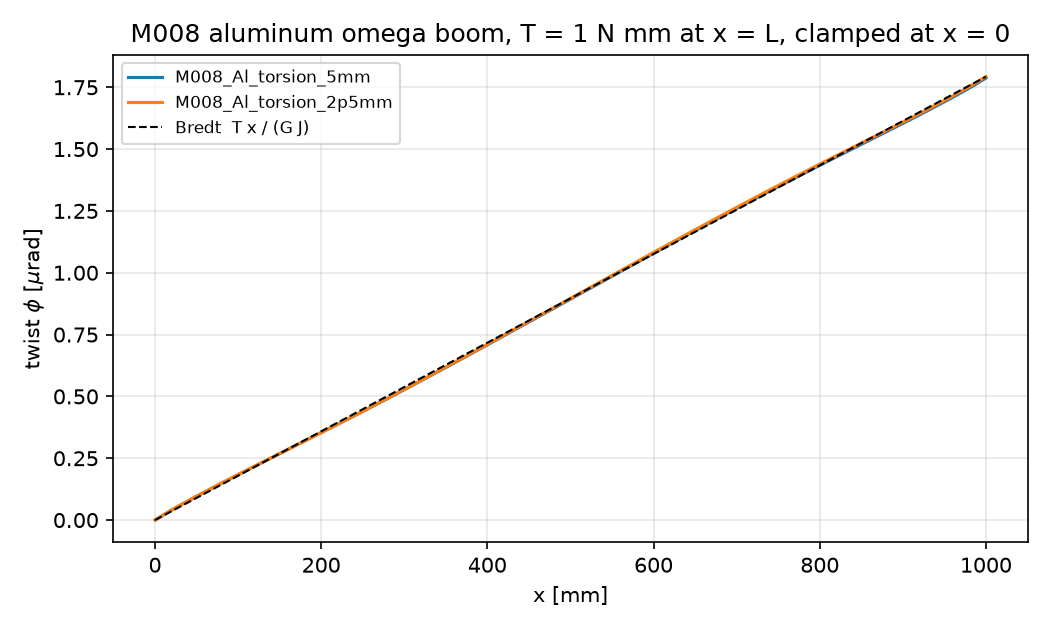

Here is the Python script that generated this plot:
"""Twist profile of the M008 aluminum omega boom under a 1 N*mm tip torque.

  python twist_profile.py results/<name>.npz [more .npz ...] [--abaqus <job>_odb.npz ...]

For every x station of the shell nodes the section rotation phi(x) about x is the
least-squares rigid in-plane rotation of that station's nodes:
  phi = sum[(y - yc)(uz - uz_mean) - (z - zc)(uy - uy_mean)] / sum[(y - yc)^2 + (z - zc)^2]
(so it does not depend on where the torque is applied or on the rotation centre).
Also prints the rigid-end node rotation rx (OpenSees) and the Bredt closed-cell
hand check  phi_tip = T L / (G J),  J = 4 A^2 t / (s_upper + s_lower)  (tabs neglected).
Writes twist_profile.png and twist_profile.csv next to this script.
"""
import json
import sys
from pathlib import Path

import numpy as np

HERE = Path(__file__).resolve().parent
T, L, E, NU, t = 1.0, 1000.0, 69000.0, 0.33, 0.1
G = E / (2 * (1 + NU))


def station_twist(points, disp, tol=1e-6):
    x = points[:, 0]
    xs = np.unique(np.round(x, 6))
    phi = []
    for xi in xs:
        k = np.abs(x - xi) < tol + 1e-9 * L
        y, z = points[k, 1], points[k, 2]
        uy, uz = disp[k, 1], disp[k, 2]
        dy, dz = y - y.mean(), z - z.mean()
        phi.append(np.sum(dy * (uz - uz.mean()) - dz * (uy - uy.mean())) / np.sum(dy**2 + dz**2))
    return xs, np.array(phi)


def bredt(npz):
    """Enclosed area from the flange strips of the first x station of an OpenSees results file."""
    d = np.load(npz, allow_pickle=True)
    m = json.loads(str(d['meta']))
    labels = m['strip_label']
    nx, P, faces = m['nx'], d['points'], d['faces']
    upper = lower = 0.0
    s_up = s_lo = 0.0
    for k, lab in enumerate(labels):
        if lab != 'flange':
            continue
        f = faces[k * nx]
        a, b = [n for n in f if abs(P[n, 0]) < 1e-9][:2]
        (y1, z1), (y2, z2) = P[a, 1:], P[b, 1:]
        sa = 0.5 * (y1 * z2 - y2 * z1)
        ds = np.hypot(y2 - y1, z2 - z1)
        if z1 + z2 > 0:
            upper += sa; s_up += ds
        else:
            lower += sa; s_lo += ds
    A = abs(upper) + abs(lower)
    J = 4 * A**2 * t / (s_up + s_lo)
    return A, s_up, s_lo, J


def load(npz):
    d = np.load(npz, allow_pickle=True)
    keys = set(d.files)
    P = d['points'] if 'points' in keys else d['coords']
    U = d['disp'] if 'disp' in keys else d['U']
    return d, P, U


def main():
    args = sys.argv[1:]
    runs = []
    for a in args:
        if a == '--abaqus':
            continue
        d, P, U = load(a)
        shell = np.ones(len(P), bool)
        tip_rx = None
        if 'meta' in d.files:
            m = json.loads(str(d['meta']))
            rig = m.get('rigid', {}).get('xL')
            if rig is not None:
                idx = int(np.where(d['node_tags'] == rig)[0][0])
                tip_rx = U[idx, 3]
                shell[idx] = False
        xs, phi = station_twist(P[shell], U[shell])
        runs.append((Path(a).stem, xs, phi, tip_rx))

    ops_npz = next((a for a in args if 'results' in a.replace('\\', '/')), None)
    if ops_npz:
        A, s_up, s_lo, J = bredt(ops_npz)
        phi_ref = T * L / (G * J)
        print(f'Bredt: A = {A:.2f} mm^2, s_upper = {s_up:.2f}, s_lower = {s_lo:.2f} mm, '
              f'J = {J:.4g} mm^4, G = {G:.1f} MPa, GJ = {G * J:.4g} N mm^2, phi_tip = {phi_ref:.6e} rad')
    else:
        phi_ref = None
    for name, xs, phi, rx in runs:
        line = f'{name}: phi(L) station fit = {phi[-1]:.6e} rad'
        if rx is not None:
            line += f', rigid-end rx = {rx:.6e} rad'
        if phi_ref:
            line += f'  ({phi[-1] / phi_ref - 1:+.2%} vs Bredt)'
        k = np.argmin(abs(xs - L / 2))
        line += f'; phi(L/2) = {phi[k]:.6e}, GJ_eff = {T * L / phi[-1]:.5g} N mm^2'
        print(line)

    import matplotlib
    matplotlib.use('Agg')
    import matplotlib.pyplot as plt
    fig, ax = plt.subplots(figsize=(7, 4.2))
    for name, xs, phi, _ in runs:
        ax.plot(xs, phi * 1e6, label=name)
    if phi_ref:
        ax.plot([0, L], [0, phi_ref * 1e6], 'k--', lw=1, label='Bredt  T x / (G J)')
    ax.set_xlabel('x [mm]')
    ax.set_ylabel(r'twist $\phi$ [$\mu$rad]')
    ax.set_title('M008 aluminum omega boom, T = 1 N mm at x = L, clamped at x = 0')
    ax.grid(alpha=0.3)
    ax.legend(fontsize=8)
    fig.tight_layout()
    fig.savefig(HERE / 'twist_profile.png', dpi=150)
    with open(HERE / 'twist_profile.csv', 'w') as f:
        f.write('run,x_mm,phi_rad\n')
        for name, xs, phi, _ in runs:
            for xi, p in zip(xs, phi):
                f.write(f'{name},{xi:.6g},{p:.8e}\n')
    print('wrote twist_profile.png, twist_profile.csv')


if __name__ == '__main__':
    main()
